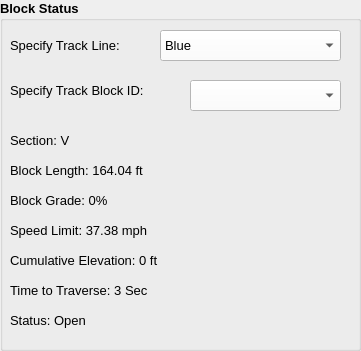
     <widget class="QGroupBox" name="groupBox_3">
      <property name="geometry">
       <rect>
        <x>200</x>
        <y>250</y>
        <width>361</width>
        <height>351</height>
       </rect>
      </property>
      <property name="font">
       <font>
        <pointsize>10</pointsize>
        <weight>75</weight>
        <bold>true</bold>
       </font>
      </property>
      <property name="title">
       <string>Block Status</string>
      </property>
      <widget class="QLabel" name="label_19">
       <property name="geometry">
        <rect>
         <x>10</x>
         <y>30</y>
         <width>161</width>
         <height>31</height>
        </rect>
       </property>
       <property name="font">
        <font>
         <weight>50</weight>
         <bold>false</bold>
        </font>
       </property>
       <property name="text">
        <string>Specify Track Line:</string>
       </property>
      </widget>
      <widget class="QComboBox" name="comboBox_6">
       <property name="geometry">
        <rect>
         <x>160</x>
         <y>30</y>
         <width>181</width>
         <height>31</height>
        </rect>
       </property>
       <property name="font">
        <font>
         <pointsize>10</pointsize>
         <weight>50</weight>
         <bold>false</bold>
        </font>
       </property>
       <property name="styleSheet">
        <string notr="true">background-color: rgb(255, 255, 255);</string>
       </property>
       <item>
        <property name="text">
         <string>Blue</string>
        </property>
       </item>
      </widget>
      <widget class="QComboBox" name="comboBox_7">
       <property name="geometry">
        <rect>
         <x>190</x>
         <y>80</y>
         <width>151</width>
         <height>31</height>
        </rect>
       </property>
       <property name="font">
        <font>
         <pointsize>10</pointsize>
         <weight>50</weight>
         <bold>false</bold>
        </font>
       </property>
       <property name="styleSheet">
        <string notr="true">background-color: rgb(255, 255, 255);</string>
       </property>
      </widget>
      <widget class="QLabel" name="label_20">
       <property name="geometry">
        <rect>
         <x>10</x>
         <y>60</y>
         <width>181</width>
         <height>61</height>
        </rect>
       </property>
       <property name="font">
        <font>
         <weight>50</weight>
         <bold>false</bold>
        </font>
       </property>
       <property name="text">
        <string>Specify Track Block ID:</string>
       </property>
       <property name="wordWrap">
        <bool>true</bool>
       </property>
      </widget>
      <widget class="QLabel" name="label_21">
       <property name="geometry">
        <rect>
         <x>10</x>
         <y>120</y>
         <width>261</width>
         <height>41</height>
        </rect>
       </property>
       <property name="font">
        <font>
         <weight>50</weight>
         <bold>false</bold>
        </font>
       </property>
       <property name="text">
        <string>Section: V</string>
       </property>
      </widget>
      <widget class="QLabel" name="label_22">
       <property name="geometry">
        <rect>
         <x>10</x>
         <y>150</y>
         <width>261</width>
         <height>41</height>
        </rect>
       </property>
       <property name="font">
        <font>
         <weight>50</weight>
         <bold>false</bold>
        </font>
       </property>
       <property name="text">
        <string>Block Length: 164.04 ft</string>
       </property>
      </widget>
      <widget class="QLabel" name="label_23">
       <property name="geometry">
        <rect>
         <x>10</x>
         <y>180</y>
         <width>261</width>
         <height>41</height>
        </rect>
       </property>
       <property name="font">
        <font>
         <weight>50</weight>
         <bold>false</bold>
        </font>
       </property>
       <property name="text">
        <string>Block Grade: 0%</string>
       </property>
      </widget>
      <widget class="QLabel" name="label_24">
       <property name="geometry">
        <rect>
         <x>10</x>
         <y>210</y>
         <width>261</width>
         <height>41</height>
        </rect>
       </property>
       <property name="font">
        <font>
         <weight>50</weight>
         <bold>false</bold>
        </font>
       </property>
       <property name="text">
        <string>Speed Limit: 37.38 mph</string>
       </property>
      </widget>
      <widget class="QLabel" name="label_25">
       <property name="geometry">
        <rect>
         <x>10</x>
         <y>240</y>
         <width>261</width>
         <height>41</height>
        </rect>
       </property>
       <property name="font">
        <font>
         <weight>50</weight>
         <bold>false</bold>
        </font>
       </property>
       <property name="text">
        <string>Cumulative Elevation: 0 ft</string>
       </property>
      </widget>
      <widget class="QLabel" name="label_26">
       <property name="geometry">
        <rect>
         <x>10</x>
         <y>270</y>
         <width>261</width>
         <height>41</height>
        </rect>
       </property>
       <property name="font">
        <font>
         <weight>50</weight>
         <bold>false</bold>
        </font>
       </property>
       <property name="text">
        <string>Time to Traverse: 3 Sec</string>
       </property>
      </widget>
      <widget class="QLabel" name="label_27">
       <property name="geometry">
        <rect>
         <x>10</x>
         <y>300</y>
         <width>261</width>
         <height>41</height>
        </rect>
       </property>
       <property name="font">
        <font>
         <weight>50</weight>
         <bold>false</bold>
        </font>
       </property>
       <property name="text">
        <string>Status: Open</string>
       </property>
      </widget>
     </widget>
